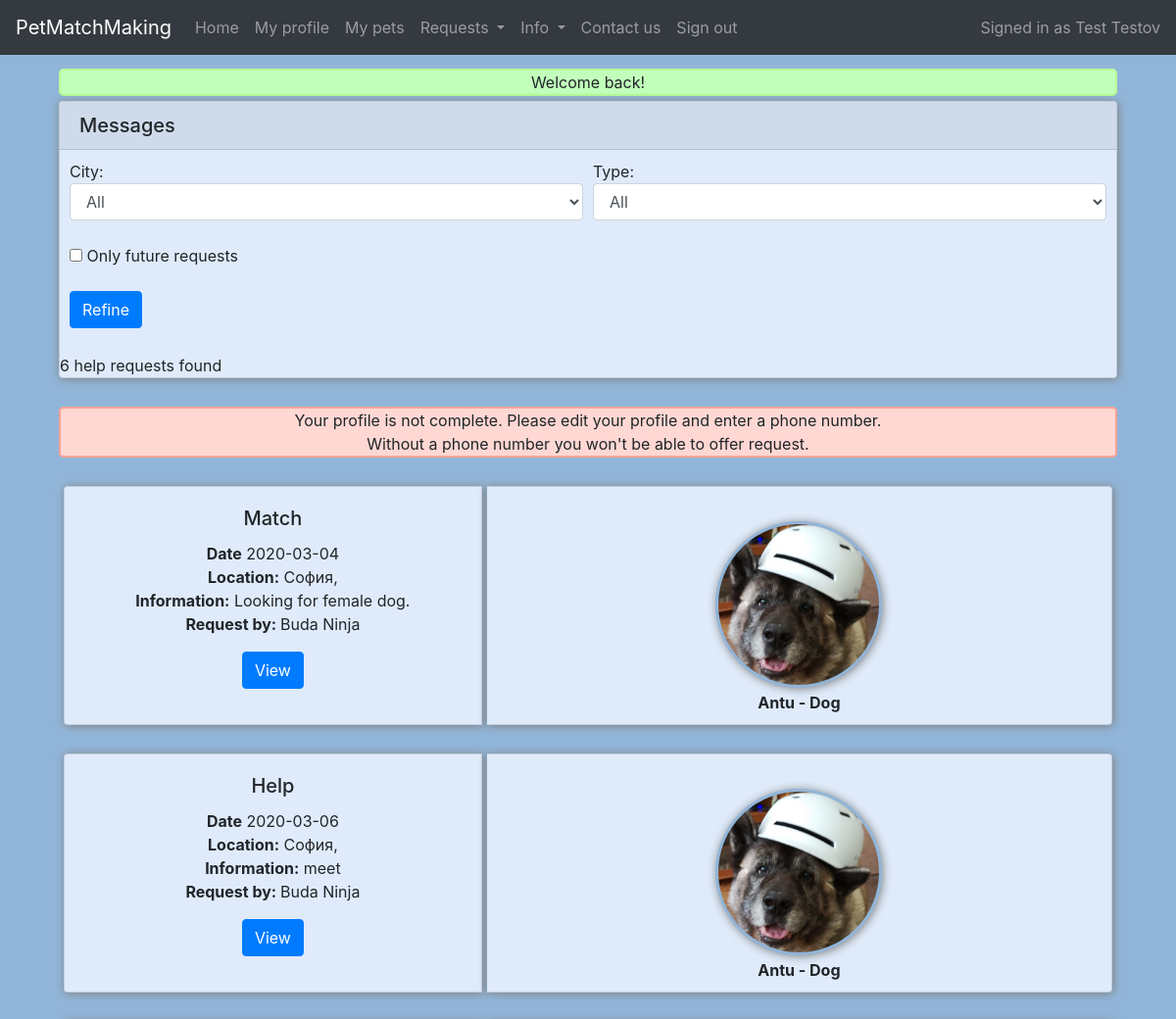
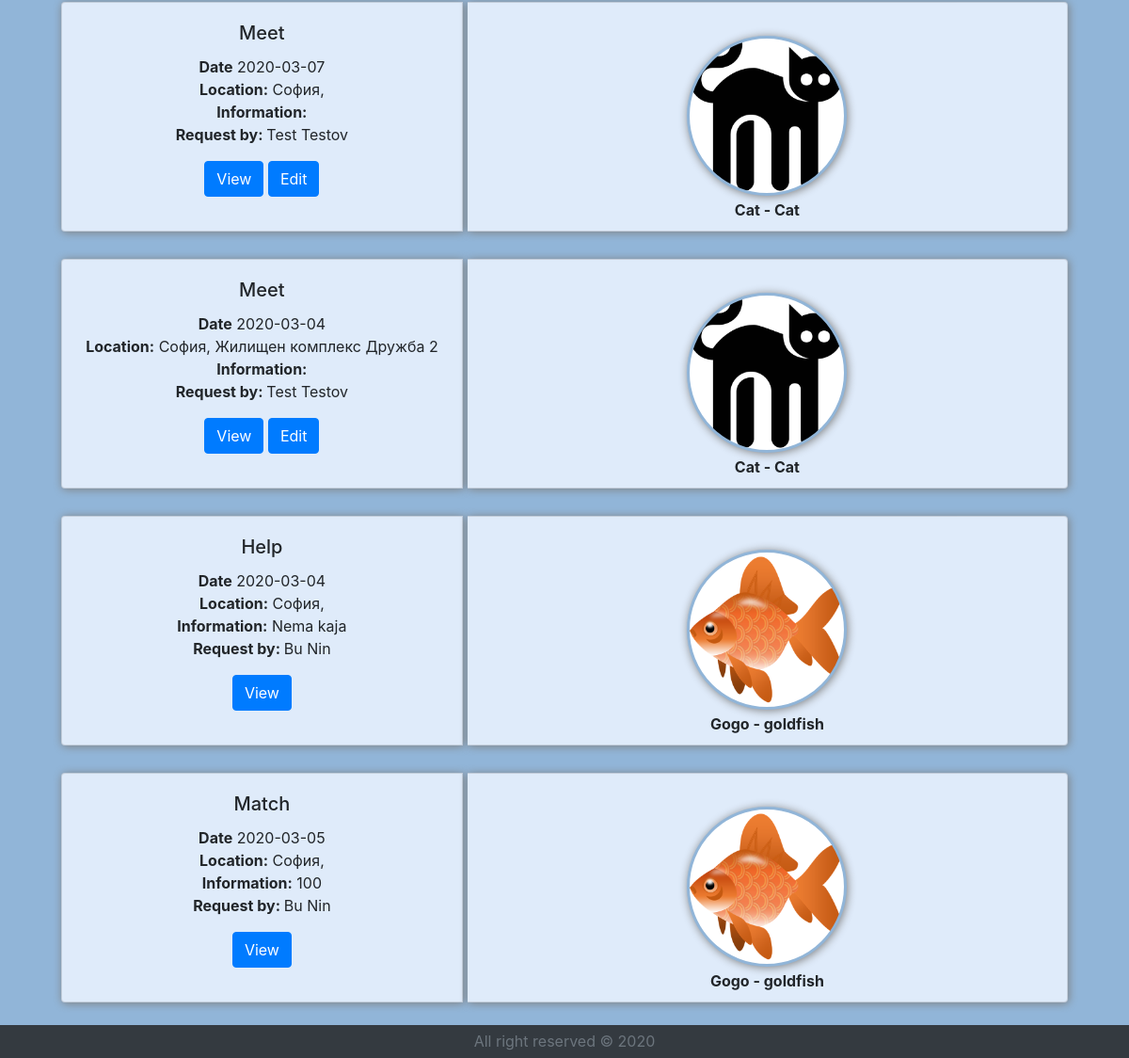
The app's page /main.php (signed in), older data (2 pictures, top to bottom).
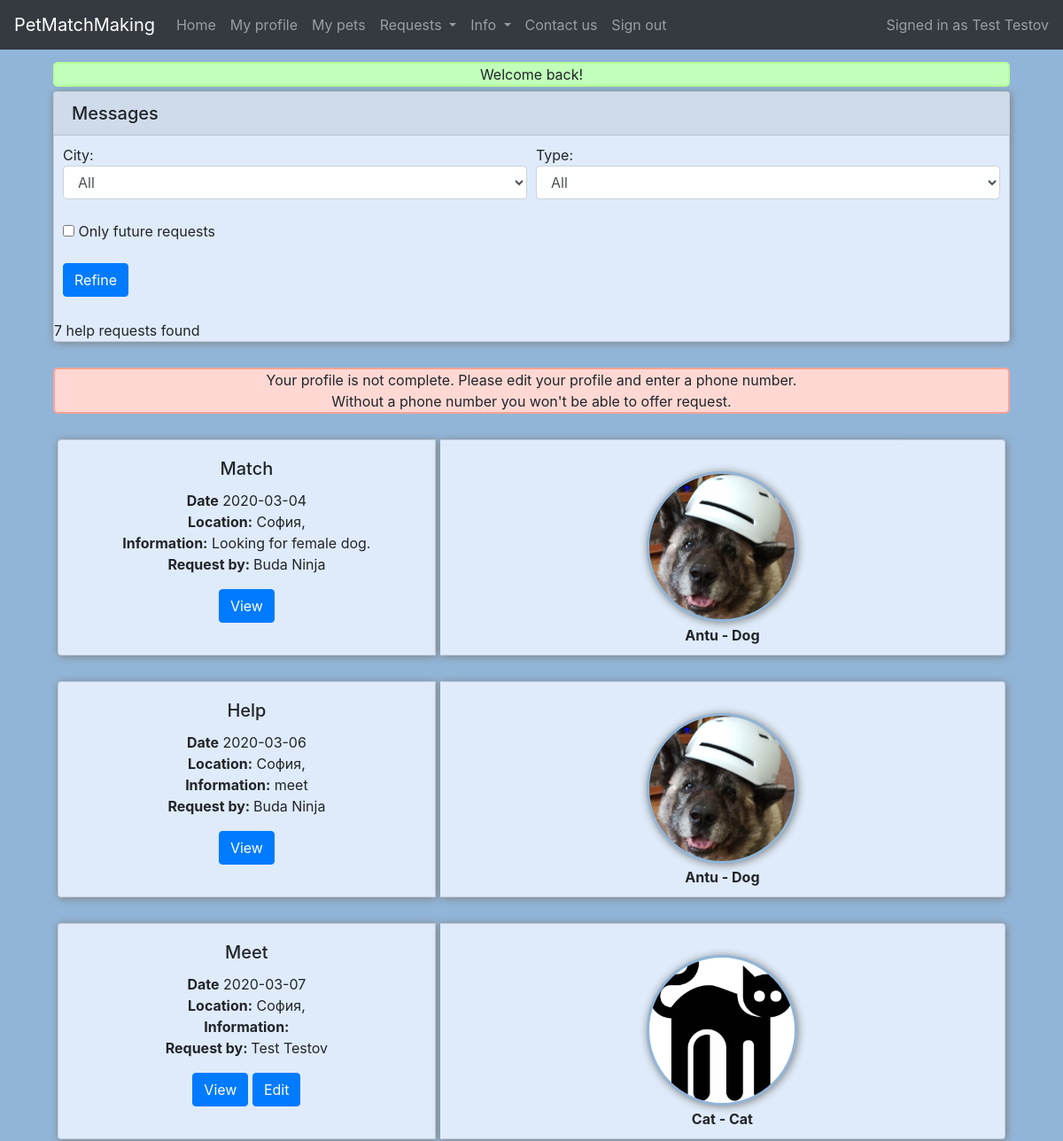
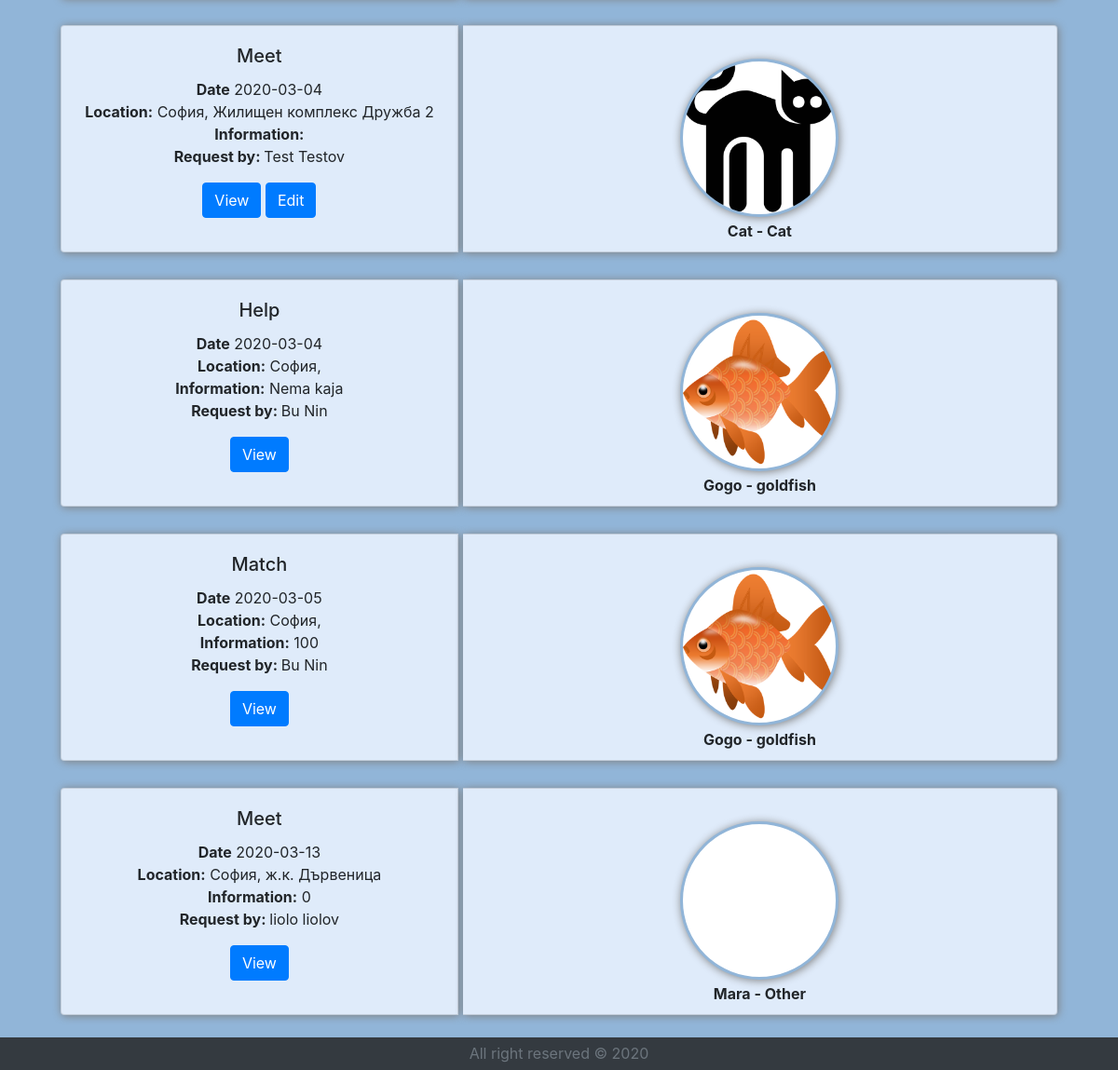
The same page, newer data (2 pictures, top to bottom).
### tables this page shows
CREATE TABLE `helprequests` (
  `helpID` int(11) NOT NULL,
  `userID` int(11) NOT NULL,
  `helpLocLat` float(10,6) NOT NULL,
  `helpLocLng` float(10,6) NOT NULL,
  `helpLocCity` varchar(64) NOT NULL,
  `helpLocStreet` varchar(64) NOT NULL,
  `helpLocNum` varchar(64) NOT NULL,
  `helpLocCountry` varchar(64) NOT NULL,
  `helpRegisterTime` datetime NOT NULL,
  `helpStartTime` datetime NOT NULL,
  `helpEndTime` datetime NOT NULL,
  `helpPayment` text NOT NULL,
  `helpAbout` text NOT NULL,
  `helpType` varchar(64) NOT NULL,
  `userPhone` varchar(64) NOT NULL,
  `helpStatus` int(11) NOT NULL
);

CREATE TABLE `users` (
  `userID` int(11) NOT NULL,
  `userEmail` varchar(64) NOT NULL,
  `userPassword` varchar(64) NOT NULL,
  `userFName` varchar(64) NOT NULL,
  `userLName` varchar(64) NOT NULL,
  `userPhone` varchar(64) NOT NULL,
  `userBirthday` date NOT NULL,
  `userAbout` text NOT NULL,
  `userRegisterTime` datetime NOT NULL,
  `userStatus` varchar(64) NOT NULL
);

CREATE TABLE `pets_helprequests` (
  `petID` int(11) NOT NULL,
  `helpID` int(11) NOT NULL,
  `userID` int(11) NOT NULL,
  `recordRegisterTime` datetime NOT NULL
);

CREATE TABLE `pets` (
  `petID` int(11) NOT NULL,
  `userID` int(11) NOT NULL,
  `petName` varchar(64) NOT NULL,
  `petType` varchar(64) NOT NULL,
  `petBirthday` date NOT NULL,
  `petSex` varchar(64) NOT NULL,
  `petFood` text NOT NULL,
  `petTemper` text NOT NULL,
  `petAbout` text NOT NULL,
  `petStatus` int(11) NOT NULL,
  `petRegisterTime` datetime NOT NULL
);

### classes/dbClassHelpRequestFunctions.php (called while the page is built, shortened)
<?php
require_once "dbClass.php";
require_once "Pet.php";
require_once "User.php";
require_once "HelpRequest.php";
class dbClassHelpRequestFunctions
{
    public function getAllActiveHelpRequests(){
        $db=new dbClass();
        return  $db->getObjectsGeneral("helprequests"," WHERE `helpStatus` = 1", "HelpRequest");
    }
}

### classes/dbClass.php (called while the page is built, shortened)
<?php
require_once "User.php";
class dbClass
{
    private $host;
    private $db;
    private $charset;
    private $user;
    private $pass;
    private $opt = array(
        PDO::ATTR_ERRMODE => PDO::ERRMODE_EXCEPTION,
        PDO::ATTR_DEFAULT_FETCH_MODE => PDO::FETCH_ASSOC
    );
    private $connection;
    public function __construct(string $host = "localhost", string $db = "petmatchdb", string $charset = "utf8", string $user = "root", string $pass = "")
    {
        $this->host = $host;
        $this->db = $db;
        $this->charset = $charset;
        $this->user = $user;
        $this->pass = $pass;
    }
    public function connect()
    {
        $dsn = "mysql:host=$this->host;dbname=$this->db;charset=$this->charset";
        $this->connection = new PDO($dsn, $this->user, $this->pass, $this->opt);
    }
    public function disconnect(){
        $this->connection = null;
    }
    public function getObjectsGeneral($table_name, $condition, $objectToFetch){
        $objArray = Array();
        $sql="SELECT * FROM `".$table_name."`".$condition;
        $result = $this->connection->query($sql);
        while ($row = $result->fetchObject($objectToFetch)){
            $objArray[] = $row;
        }
        return $objArray;
    }
    function xmlToString($htmlStr)
    {
        $xmlStr=str_replace('&lt;','<',$htmlStr);
        $xmlStr=str_replace('&gt;','>',$xmlStr);
        $xmlStr=str_replace('&quot;','"',$xmlStr);
        $xmlStr=str_replace("&#39;","'",$xmlStr);
        $xmlStr=str_replace('&amp;',"&",$xmlStr);
        return $xmlStr;
    }
    public function getPetImageLocation(Pet $p)
    {
        $location = "Images/Pets/";
        $filename = $p->getPetID().".JPG";
        if (!file_exists($location.$filename)){
            $location = "Images/Pets/General/";
            $filename = $p->getPetType().".png";
            $filename = preg_replace('/\s+/ ', '', $filename);
        }
        return $location.$filename;
    }
}

### classes/dbClassUserFunctions.php (called while the page is built, shortened)
<?php
require_once "dbClass.php";
require_once "Pet.php";
require_once "Pet_HelpRequest.php";
class dbClassUserFunctions
{
    public function getUserByID($ID){
        $db = new dbClass();
        $uArr = $db->getObjectsGeneral("users", " WHERE `userID`='".$ID."'", "User");
        $u = null;
        if ($uArr != null)
            $u = $uArr[0];
        return $u;
    }
}

### classes/User.php (called while the page is built, shortened)
<?php
require_once "dbClass.php";
class User
{
    private $userFName;
    private $userLName;
    private $userPhone;
    public function getUserFName()
    {
        $db = new dbClass();
        return $db->xmlToString($this->userFName);
    }
    public function getUserLName()
    {
        $db = new dbClass();
        return $db->xmlToString($this->userLName);
    }
    public function getUserPhone()
    {
        return $this->userPhone;
    }
}

### classes/HelpRequest.php (called while the page is built, shortened)
<?php
require_once "dbClass.php";
class HelpRequest
{
    private $helpID;
    private $userID;
    private $helpLocCity;
    private $helpLocStreet;
    private $helpStartTime;
    private $helpEndTime;
    private $helpPayment;
    private $helpType;
    public function getHelpID()
    {
        return $this->helpID;
    }
    public function getUserID()
    {
        return $this->userID;
    }
    public function getHelpLocCity()
    {
        $db = new dbClass();
        return $db->xmlToString($this->helpLocCity);
    }
    public function getHelpLocStreet()
    {
        $db = new dbClass();
        return $db->xmlToString($this->helpLocStreet);
    }
    public function getHelpStartTime()
    {
        return $this->helpStartTime;
    }
    public function getHelpEndTime()
    {
        return $this->helpEndTime;
    }
    public function getHelpPayment()
    {
        return $this->helpPayment;
    }
    public function getHelpType()
    {
        return $this->helpType;
    }
}

### classes/Pet_HelpRequest.php (called while the page is built, shortened)
<?php
class Pet_HelpRequest
{
    private $petID;
    public function getPetID()
    {
        return $this->petID;
    }
}

### classes/Pet.php (called while the page is built, shortened)
<?php
class Pet
{
    private $petID;
    private $petName;
    private $petType;
    public function getPetID()
    {
        return $this->petID;
    }
    public function getPetName()
    {
        return $this->petName;
    }
    public function getPetType()
    {
        return $this->petType;
    }
}

### HelpRequestsAll.php (the view, shortened to what the changed rows need)
<?php
require_once "classes/dbClass.php";
require_once "classes/Pet.php";
require_once "classes/HelpRequest.php";
require_once "classes/Pet_HelpRequest.php";
require_once "classes/dbClassHelpRequestFunctions.php";
require_once "classes/User.php";
require_once "classes/dbClassUserFunctions.php";
$db = new dbClass();
function selectItems($items, $selectedoption)
{
    $text = "";
    $text.="<option value='All'>All</option>\n";
    foreach($items as $k=>$v)
    {
        if ($v != "")
        {
            $text.="<option value='$v'";
            $text.=">$v</option>\n";
        }
    }
    return $text;
}
$futurechecked="";
$form_helpType="All";
$form_helpLocCity="All";
$dbhr = new dbClassHelpRequestFunctions();
if (isset($_POST['sort'])) {
    $refinementArray = array();
    if (isset($_POST['city'])) {
        $refinementArray['helpLocCity'] = $_POST['city'];
    }
    if (isset($_POST['helpType']) && $_POST['helpType'] != "All") {
        $refinementArray['helpType'] = $_POST['helpType'];
    }
    if (isset($_POST['future']))
    {
        $refinementArray['future'] = "";
    }
    $helpRequestsArr = null;
    $_SESSION['refinement'] = $refinementArray;
    $_SESSION['nextPage']="HelpRequestsAll.php";
    header("Location: main.php");
    die();
}
else{
    $helpRequestsArr = $dbhr->getAllActiveHelpRequests();
}
$cityNameArr = array();
$helpTypeArr = array();
foreach ($dbhr->getAllActiveHelpRequests() as $k=>$v)
{
    array_push($cityNameArr, $v->getHelpLocCity());
    array_push($helpTypeArr, $v->getHelpType());
}
$cityNameArr = array_unique($cityNameArr);
$helpTypeArr = array_unique($helpTypeArr);
?>
<div class='d-flex justify-content-center'>
    <div class='card' id='helpRequests-refinement'>
        <h5 class="card-header">Messages</h5>
    <form action="HelpRequestsAll.php" method="post" enctype="multipart/form-data">
        <div class="form-group" id='helpRequests-refinement-text'>
            <div class="form-row">
                <div class="col">
                    City:
                </div>
                <div class="col">
                    Type:
                </div>
            </div>
            <div class="form-row">
                <div class="col">
                    <select class="form-control" name='city'><?=selectItems($cityNameArr, $form_helpLocCity)?></select>
                </div>
                <div class="col">
                    <select class="form-control" name='helpType'><?=selectItems($helpTypeArr, $form_helpType)?></select>
                </div>
            </div>
            <br>
            <div class="form-group">
            <div class="form-row">
                <div class="col">
                    <input type="checkbox"  name="future" value="future" <?=$futurechecked?>>
                    <label>Only future requests</label>
                </div>
            </div>
            </div>
            <button type="submit" class="btn btn-primary" name="sort">Refine</button>
        </div>
    </form>
        <?php
        echo sizeof($helpRequestsArr)." help requests found";
        ?>
    </div>
</div>
<?php
$dbu = new dbClassUserFunctions();
$signedInUserPhone = $dbu->getUserByID($_SESSION['user'])->getUserPhone();
if ($signedInUserPhone == "")
    echo "<br><div class='userMessageRed'>Your profile is not complete. Please edit your profile and enter a phone number.<br> Without a phone number you won't be able to offer request.</div>";
echo "<br>";
if ($helpRequestsArr== null)
    echo "";
else
{
    foreach ($helpRequestsArr as $k)
    {
        $HRpetsArray = $db->getObjectsGeneral("pets_helprequests", " WHERE `helpID`='".$k->getHelpID()."'", "Pet_HelpRequest");
        if ($HRpetsArray == null){
            $petsInRequest="No pets in request";
        }
        else {
            $petsInRequest="<div class='card-deck'>";
            foreach ($HRpetsArray as $p_hr)
            {
                $p = $db->getObjectsGeneral("pets", " WHERE `petID`='".$p_hr->getPetID()."'", "Pet");
                $image_str = "'background-image:url(".$db->getPetImageLocation($p[0]).")';";
                $petsInRequest.="<div class='pet-img' style=$image_str><div class='pet-name'>".$p[0]->getPetName()." - ".$p[0]->getPetType()."</div></div>";
            }
            $petsInRequest.="</div>";
        }
        $u = $db->getObjectsGeneral("users", " WHERE `userID`='".$k->getUserID()."'", "User")[0];
        $userName = $u->getUserFName()." ".$u->getUserLName();
        $str="";
        $str.="<div class='d-flex justify-content-center'>";
        $str.="<div class='card-group' id='helpRequestCard'>";
            $str.="<div class='card text-center'  id='helpRequestCard-request'>";
            $str.="<div class='card-body'>";
            $str.="<h5 class='card-title'>".$k->getHelpType()."</h5>";
            $str.="<p class='card-text'>";
            $helpTimeStr="";
            if ($k->getHelpEndTime() == "0000-00-00 00:00:00"){
                if ($k->getHelpStartTime() == "0000-00-00 00:00:00"){
                    $helpTimeStr .= "<b>Time not specified</b><br>";
                }
                else
                    $helpTimeStr .= "<b>Date</b> ".substr($k->getHelpStartTime(), 0, 10)."<br>";
            }
            else
                $helpTimeStr .= "<b>Time:</b> ".substr($k->getHelpStartTime(), 0, 10)." - ".substr($k->getHelpEndTime(), 0, 10)."<br>";
            $str.=$helpTimeStr;
            $str.="<b>Location:</b> ".$k->getHelpLocCity().", ".$k->getHelpLocStreet()."<br>";
            $str.="<b>Information:</b> ".$k->getHelpPayment()."<br>";
            $str.="<b>Request by: </b>".$userName."";
            $str.="<form action='myHelpRequests.php' method=post><button type='submit' class='btn btn-primary' name='"."view".$k->getHelpID()."'>View</button>";
            if ($k->getUserID() == $_SESSION['user'])
                $str .= "  <button type='submit' class='btn btn-primary' name='" . "editHelp" . $k->getHelpID() . "'>Edit</button>";
            $str.="</form>";
            $str.="</p></div>";
            $str.="</div>";
        $str.="<div class='card text-center' id='helpRequestCard-pets'>";
        $str.="<div class='card-body mx-auto'>";
        $str.=$petsInRequest;
        $str.="</div>";
        $str.="</div>";
        $str.="</div>";
        $str.="</div><br>";
        echo $str;
    }
}
?>

Row changes from the older to the newer data that the page shows:
added helprequests: helpType "Meet", helpStartTime "2020-03-13", helpLocCity "София", helpLocStreet "ж.к. Дървеница", helpPayment "0", userID.userLName "liolo liolov"
added pets_helprequests: petID.petName "Mara", petID.petType "Other", shown under "Meet"
Text that changed along with them:
sizeof($helpRequestsArr): "6" → "7"
